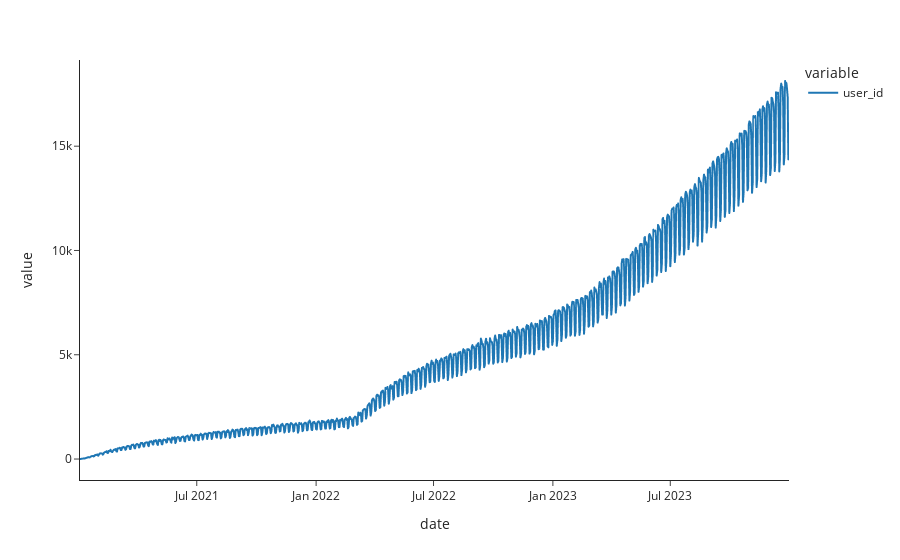

The notebook cell this image was saved under:
### Code cell
px.line(act_df.groupby('date')[['user_id']].count())

### Figure 1 — Plotly figure (JSON) as saved in the notebook; plotly's stock layout.template omitted (floating-point values rounded to 4 significant figures; data arrays with more than 128 entries replaced by an {"elided": "..."} marker saying what was removed)
{"data": [{"hovertemplate": "variable=user_id<br>date=%{x}<br>value=%{y}<extra></extra>", "legendgroup": "user_id", "line": {"color": "#1F77B4", "dash": "solid"}, "marker": {"symbol": "circle"}, "mode": "lines", "name": "user_id", "showlegend": true, "type": "scattergl", "x": {"elided": "1094 str values"}, "xaxis": "x", "y": {"elided": "1094 int values"}, "yaxis": "y"}], "layout": {"legend": {"title": {"text": "variable"}, "tracegroupgap": 0}, "margin": {"t": 60}, "xaxis": {"anchor": "y", "domain": [0, 1], "title": {"text": "date"}}, "yaxis": {"anchor": "x", "domain": [0, 1], "title": {"text": "value"}}}}
